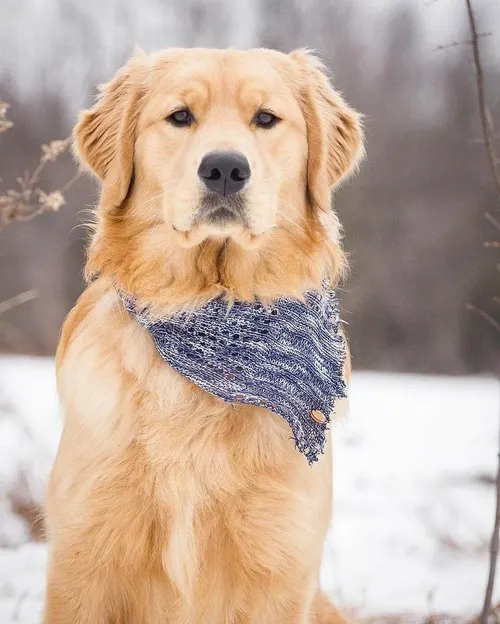
#> input picture Photos/Dog_1.webp, 500 x 624 px, found by its file name
$ python dilated.py
#> lines starting #> are read from the running program, lines starting #| are printed output that depends on the picture
### Day_2/edge_cascade.py
import cv2 as cv

img = cv.imread('Photos/Dog_1.webp')
#> img is the input picture: shape (624, 500, 3); mean B, G, R 156.4, 171, 192.1

bruh = cv.Canny(img, 125,175)
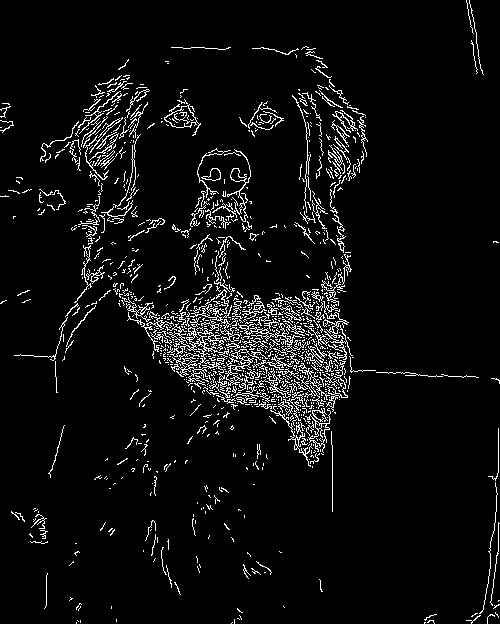
#> bruh: shape (624, 500); 5.6% white in thin lines or dots

cv.imshow('lol',bruh)
cv.waitKey(0)

### Day_2/dilated.py
import cv2 as cv
from edge_cascade import bruh
img = cv.imread('Photos/Dog_2.webp')
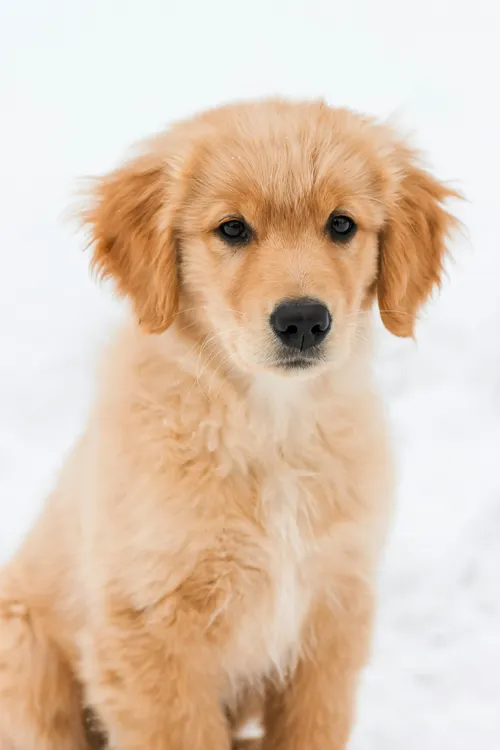
#> input picture Photos/Dog_2.webp, 500 x 750 px, found by its file name
#> img is the input picture: shape (750, 500, 3); mean B, G, R 181.2, 201.4, 223.4

dialated = cv.dilate(bruh , (3,3), iterations=1)
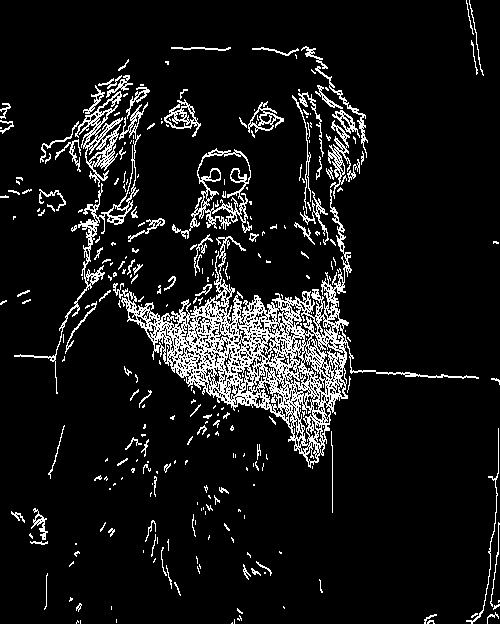
#> dialated: shape (624, 500); 9.1% white in thin lines or dots

cv.imshow("idk",dialated)
cv.waitKey(0)
